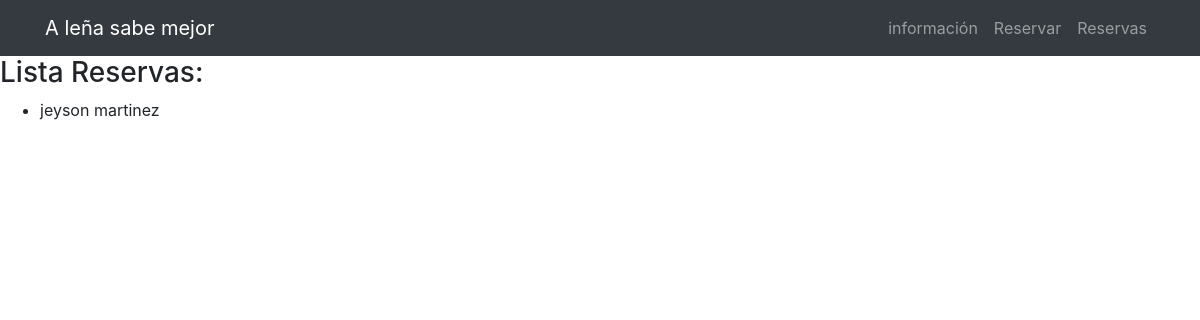
The app's page /reservas/, older data.
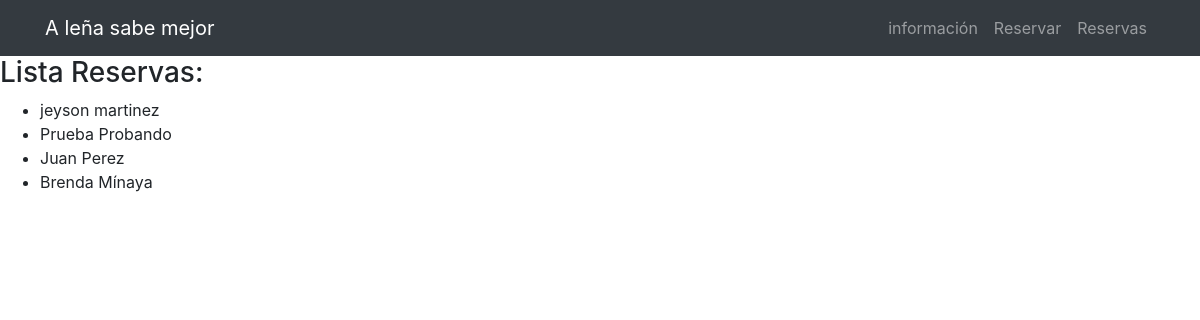
The same page, newer data.
### a_leña/models.py (models this page shows)
class Reserva(models.Model):
    nombre = models.CharField(max_length = 50)
    apellido = models.CharField(max_length = 50)
    fecha = models.DateTimeField()
    numero_comensales = models.IntegerField()
    def __str__(self):
        return f"{self.nombre} {self.apellido}"

### a_leña/views.py (the view)
# urls.py: path('reservas/', views.ReservasView.as_view(), name='reservas'),
class ReservasView(generic.ListView):
    template_name = 'a_leña/reservas_list.html'
    context_object_name = 'reservas_list'
    def get_queryset(self):
        return Reserva.objects.all()

### a_leña/templates/a_leña/reservas_list.html
{% extends 'a_leña/index.html' %}
{% block content %}
<h3>Lista Reservas:</h3>
<ul>
    {% for reserva in reservas_list %}
        <li>{{ reserva }}</li>
    {% endfor %}
</ul>
{% endblock%}

### a_leña/templates/a_leña/index.html (shortened to what this page needs)
{% load static i18n %}
<!DOCTYPE html>
<html lang="en">
<head>
 {% block ccs %}
  <link href="{% static 'css/bootstrap.min.css' %}" rel="stylesheet">
{% endblock %}
</head>
<body>
{% block header %}
  <nav class="navbar navbar-expand-lg navbar-dark bg-dark static-top">
    <div class="container">
      <a class="navbar-brand" href="{% url 'alena:index'%}">A leña sabe mejor</a>
      <div class="collapse navbar-collapse" id="navbarResponsive">
        <ul class="navbar-nav ml-auto">
          <li class="nav-item">
              <a class="nav-link" href="{% url 'alena:info' %}">información</a>
          </li>
          <li class="nav-item">
            <a class="nav-link" href="{% url 'alena:reservar' %}">Reservar</a>
          </li>
          <li class="nav-item">
            <a class="nav-link" href="{% url 'alena:reservas' %}">Reservas</a>
          </li>
        </ul>
      </div>
    </div>
  </nav>
{% endblock %}
{% block content %}{%endblock%}
</body>
</html>

Row changes from the older to the newer data that the page shows:
added Reserva: nombre+apellido "Prueba Probando"
added Reserva: nombre+apellido "Juan Perez"
added Reserva: nombre+apellido "Brenda Mínaya"
